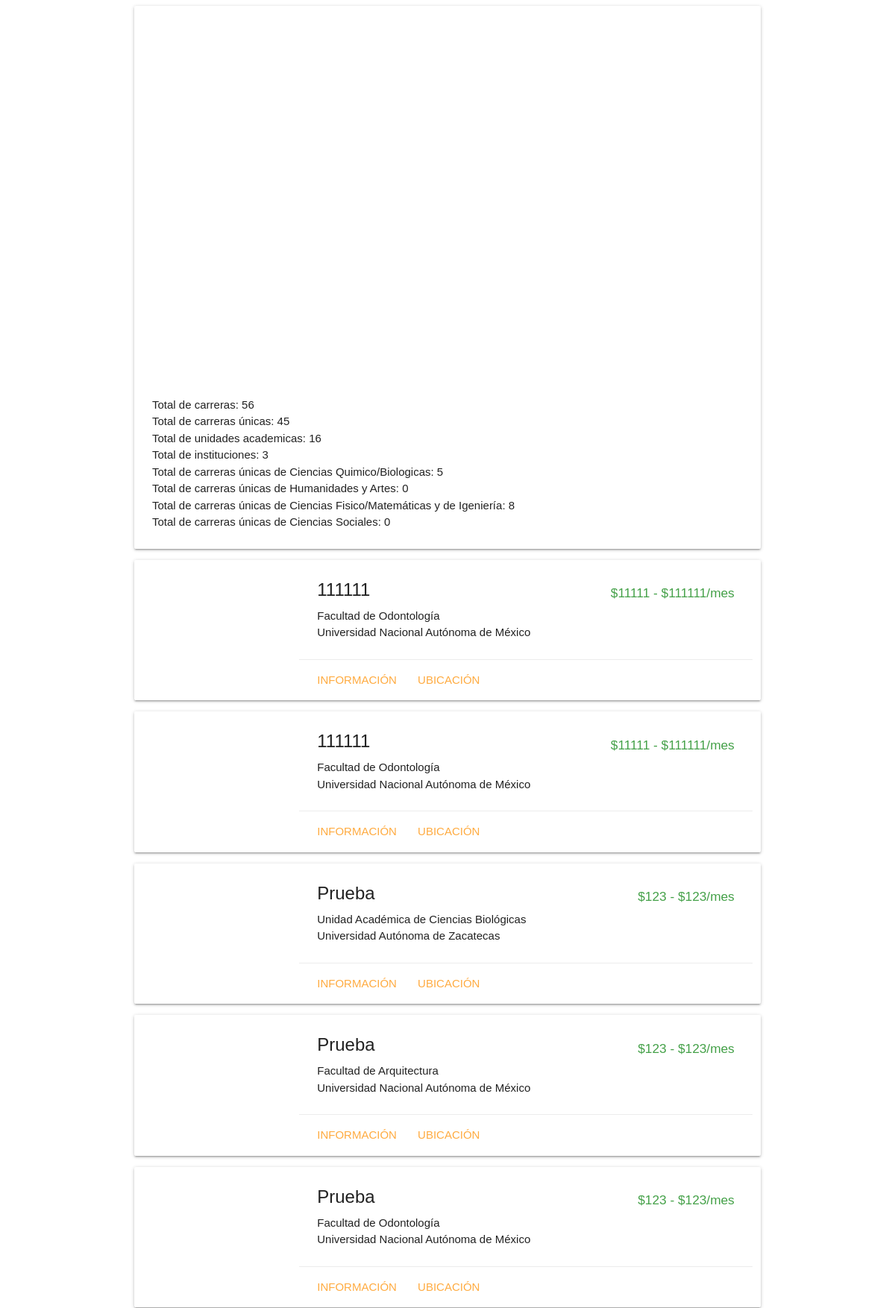
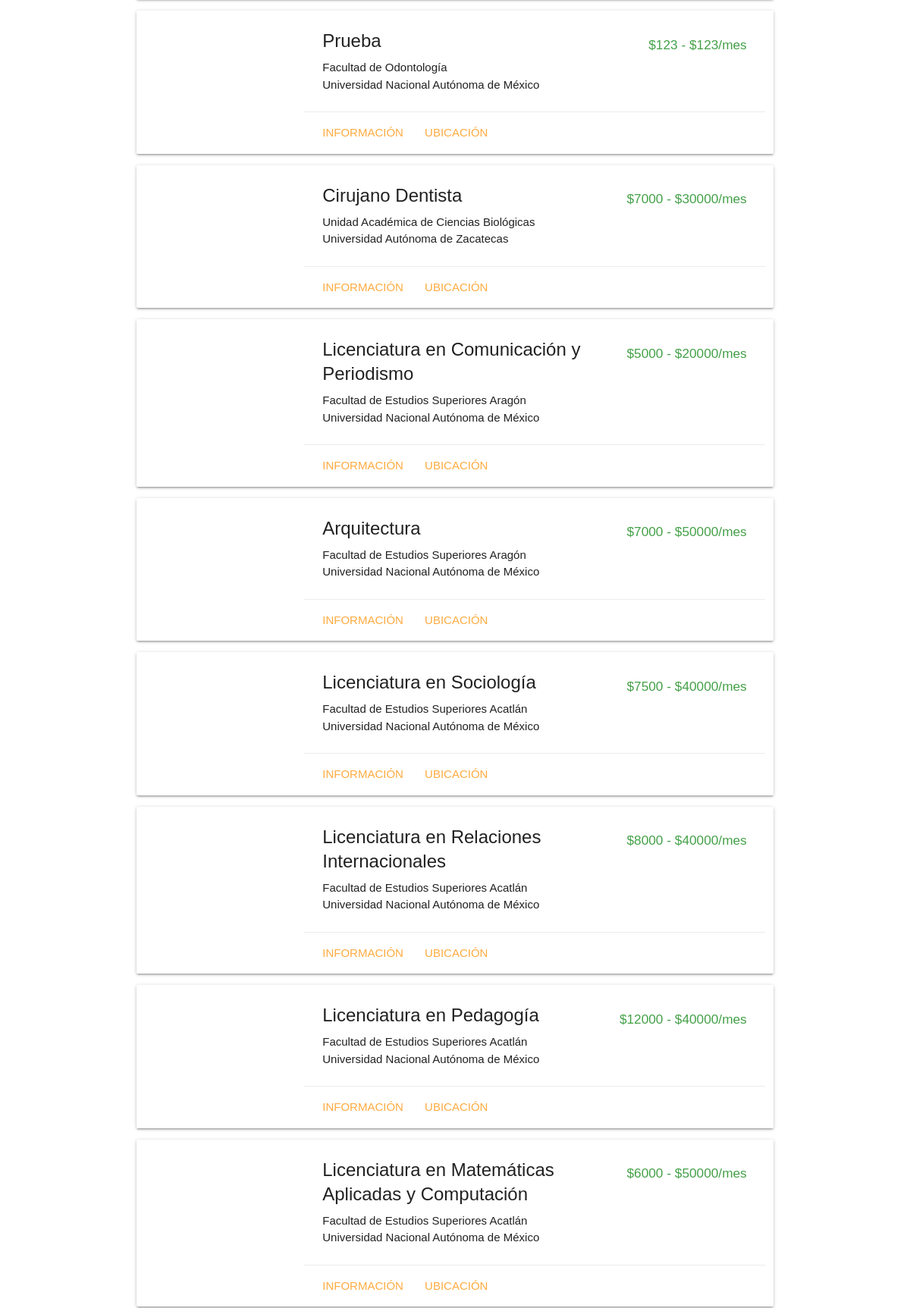
/public/nuevos/todas.php (upper part), run on the app's committed database (2 pictures, top to bottom).
### tables this page shows
CREATE TABLE `universidad` (
  `UID` int(11) NOT NULL,
  `nombre` varchar(150) NOT NULL,
  `descripcion` mediumtext NOT NULL,
  `lat` varchar(72) NOT NULL,
  `lng` varchar(72) NOT NULL,
  `foto_url` varchar(300) DEFAULT NULL,
  `foto_autor` varchar(70) NOT NULL,
  `ciudad` varchar(72) NOT NULL,
  `id_institutucion` int(11) NOT NULL
);

CREATE TABLE `carrera_info` (
  `UID` int(11) NOT NULL,
  `nombre` varchar(72) NOT NULL,
  `descripcion` mediumtext NOT NULL,
  `salario_min` float DEFAULT NULL,
  `salario_max` float DEFAULT NULL,
  `keywords` text NOT NULL
);

CREATE TABLE `institucion` (
  `UID` int(11) NOT NULL,
  `name` varchar(120) NOT NULL,
  `intercambio` mediumtext NOT NULL,
  `becas` mediumtext NOT NULL,
  `rank_nac` int(11) DEFAULT NULL,
  `rank_mun` int(11) DEFAULT NULL
);

### public/nuevos/todas.php (the view, shortened to what this page needs)
<html>
    <head>
    <link rel="stylesheet" type="text/css" href="../../assets/css/estilos.css">
    <link rel="stylesheet" href="https://cdnjs.cloudflare.com/ajax/libs/materialize/1.0.0-rc.2/css/materialize.min.css">
    </head>
    <body>
        <div class="container">
          <div class="card">
            <div class="card-content">
              <div id="heatmap" style="height: 500px"></div>
              <?php
                  include '../../private/conn.php';
                  $q = mysqli_query($con, "SELECT UID FROM carrera_uni");
                  echo "Total de carreras: ".mysqli_num_rows($q);
                  $q = mysqli_query($con, "SELECT UID FROM carrera_info");
                  echo "<br>Total de carreras únicas: ".mysqli_num_rows($q);
                  $q = mysqli_query($con, "SELECT UID FROM universidad");
                  echo "<br>Total de unidades academicas: ".mysqli_num_rows($q);
                  $q = mysqli_query($con, "SELECT UID FROM institucion");
                  echo "<br>Total de instituciones: ".mysqli_num_rows($q);
                  $q = mysqli_query($con, "SELECT UID FROM carrera_area WHERE id_area = 1");
                  echo "<br>Total de carreras únicas de Ciencias Quimico/Biologicas: ".mysqli_num_rows($q);
                  $q = mysqli_query($con, "SELECT UID FROM carrera_area WHERE id_area = 2");
                  echo "<br>Total de carreras únicas de Humanidades y Artes: ".mysqli_num_rows($q);
                  $q = mysqli_query($con, "SELECT UID FROM carrera_area WHERE id_area = 3");
                  echo "<br>Total de carreras únicas de Ciencias Fisico/Matemáticas y de Igeniería: ".mysqli_num_rows($q);
                  $q = mysqli_query($con, "SELECT UID FROM carrera_area WHERE id_area = 4");
                  echo "<br>Total de carreras únicas de Ciencias Sociales: ".mysqli_num_rows($q); ?>
            </div>
          </div>
          <?php
                $query = "SELECT universidad.foto_url, carrera_info.nombre, universidad.nombre, institucion.name, universidad.lat, universidad.lng, carrera_info.salario_min, carrera_info.salario_max FROM carrera_uni
                          JOIN universidad ON universidad.UID = carrera_uni.id_universidad
                          JOIN carrera_info ON carrera_info.UID = carrera_uni.id_carrera
                          JOIN institucion ON institucion.UID = universidad.id_institutucion ORDER BY carrera_uni.UID DESC";
                $result = mysqli_query($con,$query);
                while($card = mysqli_fetch_array($result, MYSQLI_NUM)){
                  echo '
                  <div class="card row hoverable">
                      <div class="reco_foto col s12 m3" data-content="'.$card[0].'" style="background:url('.$card[0].') no-repeat center center;"></div>
                      <div class="col s12 m9">
                          <div class="card-content">
                            <span class="right green-text text-darken-1"><h6>$'.$card[6].' - $'.$card[7].'/mes</h6></span>
                              <span class="card-title reco_carrera">'.$card[1].'</span>
                              <span class="reco_universidad">'.$card[2].'</span><br>
                              <span class="reco_inst">'.$card[3].'</span>
                          </div>
                          <div class="card-action">
                              <a href="carrera.php?carrera='.$card[1].'&uni='.$card[2].'" class="reco_info">Información</a>
                              <a class="modal-trigger reco_maps" data-lat="'.$card[4].'" data-lng="'.$card[5].'" onclick="lati = '.$card[4].', long= '.$card[5].';" href="#map-modal">Ubicación</a>
                          </div>
                      </div>
                  </div>';
                }
            ?>
        </div>
    </body>
</html>

### public/assets/css/estilos.css (style rules this page uses)
* { margin: 0px; padding: 0px; font-family: 'Raleway', sans-serif; font-weight: lighter; box-sizing: border-box; }
.reco_foto { height:12.5rem !important; background-size: auto 100% !important; }
@media screen and (min-width: 300px) { .reco_foto { min-height:12.5rem !important; background-size: 100% auto !important; } }

### data on the page
universidad: carrera_info.salario_min "11111", carrera_info.salario_max "111111", carrera_info.nombre "111111", nombre "Facultad de Odontología", id_institutucion.name "Universidad Nacional Autónoma de México", carrera_info.salario_min "123", carrera_info.salario_max "123", carrera_info.nombre "Prueba"
universidad: carrera_info.salario_min "123", carrera_info.salario_max "123", carrera_info.nombre "Prueba", nombre "Unidad Académica de Ciencias Biológicas", id_institutucion.name "Universidad Autónoma de Zacatecas", carrera_info.salario_min "7000", carrera_info.salario_max "30000", carrera_info.nombre "Cirujano Dentista"
universidad: carrera_info.salario_min "123", carrera_info.salario_max "123", carrera_info.nombre "Prueba", nombre "Facultad de Arquitectura", id_institutucion.name "Universidad Nacional Autónoma de México"
universidad: carrera_info.salario_min "5000", carrera_info.salario_max "20000", carrera_info.nombre "Licenciatura en Comunicación y Periodismo", nombre "Facultad de Estudios Superiores Aragón", id_institutucion.name "Universidad Nacional Autónoma de México", carrera_info.salario_min "7000", carrera_info.salario_max "50000", carrera_info.nombre "Arquitectura"
universidad: carrera_info.salario_min "7500", carrera_info.salario_max "40000", carrera_info.nombre "Licenciatura en Sociología", nombre "Facultad de Estudios Superiores Acatlán", id_institutucion.name "Universidad Nacional Autónoma de México", carrera_info.salario_min "8000", carrera_info.nombre "Licenciatura en Relaciones Internacionales", carrera_info.salario_min "12000", carrera_info.nombre "Licenciatura en Pedagogía", carrera_info.salario_min "6000", carrera_info.salario_max "50000", carrera_info.nombre "Licenciatura en Matemáticas Aplicadas y Computación"

### other printed values
mysqli_num_rows($q) "56"
mysqli_num_rows($q) "45"
mysqli_num_rows($q) "16"
mysqli_num_rows($q) "3"
mysqli_num_rows($q) "5"
mysqli_num_rows($q) "0"
mysqli_num_rows($q) "8"
